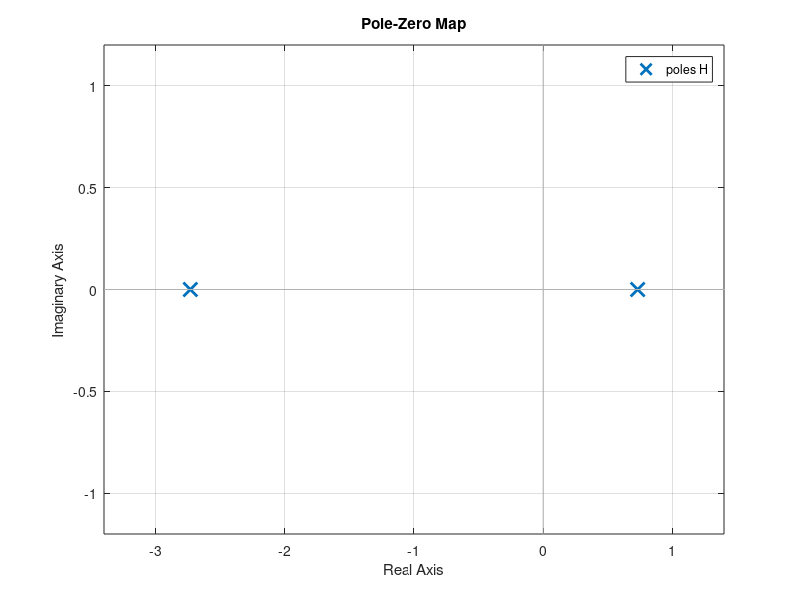

Source code (MATLAB):
% Test S-Plane plotting

clear all

% Handmade by me
% syms s roots
% K = 5;
% 
% S = zeros(3,K*10+1);
% for k = 0:0.1:K
%     equation = s^3 + 4*s^2 + k*s + 1 == 0;
%     S(:,uint8(k*10+1)) = solve(equation);
% end
% 
% hold on
% plot(real(S(1,:)), imag(S(1,:)), 'Color', 'red')
% plot(real(S(2,:)), imag(S(2,:)), 'Color', 'blue')
% plot(real(S(3,:)), imag(S(3,:)), 'Color', 'green')
% axis on
% grid on
% xlabel('Real')
% ylabel('Imaginary')


% With Matlab

Output = [1];
Input = [1 2 -2];

H = tf(Output, Input)

% Plots
% rlocus(H)
% sgrid
pzmap(H)
grid on
% iopzmap(H)